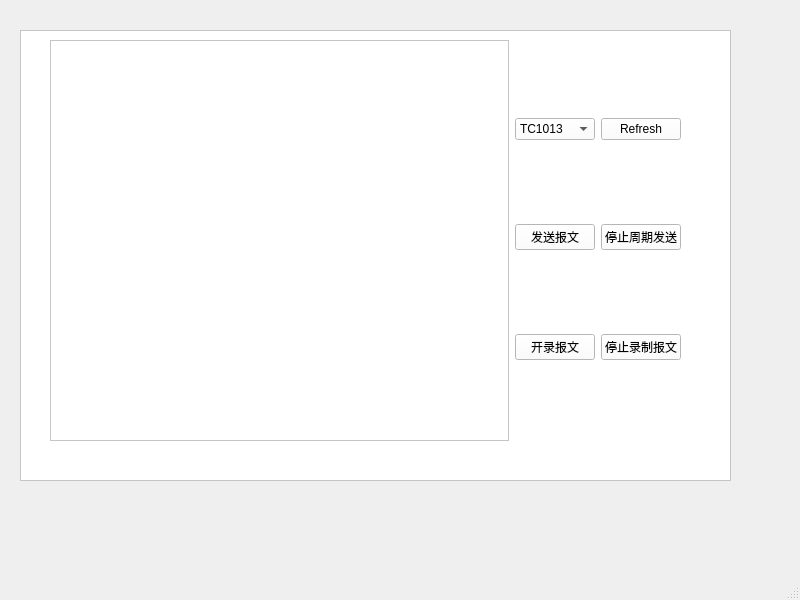
<?xml version="1.0" encoding="UTF-8"?>
<ui version="4.0">
 <class>MainWindow</class>
 <widget class="QMainWindow" name="MainWindow">
  <property name="geometry">
   <rect>
    <x>0</x>
    <y>0</y>
    <width>800</width>
    <height>600</height>
   </rect>
  </property>
  <property name="windowTitle">
   <string>MainWindow</string>
  </property>
  <widget class="QWidget" name="centralwidget">
   <widget class="QFrame" name="frame">
    <property name="geometry">
     <rect>
      <x>20</x>
      <y>30</y>
      <width>711</width>
      <height>451</height>
     </rect>
    </property>
    <property name="styleSheet">
     <string notr="true">background-color: rgb(255, 255, 255);</string>
    </property>
    <property name="frameShape">
     <enum>QFrame::StyledPanel</enum>
    </property>
    <property name="frameShadow">
     <enum>QFrame::Raised</enum>
    </property>
    <widget class="QWidget" name="layoutWidget">
     <property name="geometry">
      <rect>
       <x>30</x>
       <y>10</y>
       <width>631</width>
       <height>401</height>
      </rect>
     </property>
     <layout class="QGridLayout" name="gridLayout_2">
      <item row="0" column="0">
       <widget class="QTextEdit" name="textEdit"/>
      </item>
      <item row="0" column="1">
       <layout class="QGridLayout" name="gridLayout">
        <item row="0" column="0">
         <widget class="QComboBox" name="comboBox">
          <item>
           <property name="text">
            <string>TC1013</string>
           </property>
          </item>
          <item>
           <property name="text">
            <string>TC1012</string>
           </property>
          </item>
          <item>
           <property name="text">
            <string>TC1016</string>
           </property>
          </item>
          <item>
           <property name="text">
            <string>TC1026</string>
           </property>
          </item>
         </widget>
        </item>
        <item row="0" column="1">
         <widget class="QPushButton" name="pushButton_5">
          <property name="text">
           <string>Refresh</string>
          </property>
         </widget>
        </item>
        <item row="1" column="0">
         <widget class="QPushButton" name="pushButton">
          <property name="text">
           <string>发送报文</string>
          </property>
         </widget>
        </item>
        <item row="1" column="1">
         <widget class="QPushButton" name="pushButton_2">
          <property name="text">
           <string>停止周期发送</string>
          </property>
         </widget>
        </item>
        <item row="2" column="0">
         <widget class="QPushButton" name="pushButton_3">
          <property name="text">
           <string>开录报文</string>
          </property>
         </widget>
        </item>
        <item row="2" column="1">
         <widget class="QPushButton" name="pushButton_4">
          <property name="text">
           <string>停止录制报文</string>
          </property>
         </widget>
        </item>
       </layout>
      </item>
     </layout>
    </widget>
   </widget>
  </widget>
  <widget class="QMenuBar" name="menubar">
   <property name="geometry">
    <rect>
     <x>0</x>
     <y>0</y>
     <width>800</width>
     <height>21</height>
    </rect>
   </property>
  </widget>
  <widget class="QStatusBar" name="statusbar"/>
 </widget>
 <resources/>
 <connections/>
</ui>
